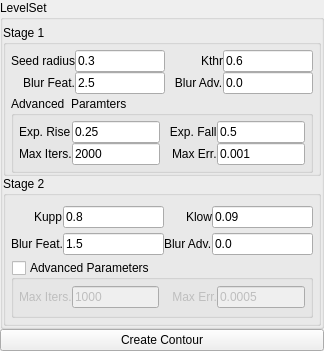
<?xml version="1.0" encoding="UTF-8"?>
<ui version="4.0">
 <class>svLevelSet2DWidget</class>
 <widget class="QWidget" name="svLevelSet2DWidget">
  <property name="geometry">
   <rect>
    <x>0</x>
    <y>0</y>
    <width>324</width>
    <height>351</height>
   </rect>
  </property>
  <property name="windowTitle">
   <string>Form</string>
  </property>
  <layout class="QVBoxLayout" name="verticalLayout">
   <property name="spacing">
    <number>0</number>
   </property>
   <property name="leftMargin">
    <number>0</number>
   </property>
   <property name="topMargin">
    <number>0</number>
   </property>
   <property name="rightMargin">
    <number>0</number>
   </property>
   <property name="bottomMargin">
    <number>0</number>
   </property>
   <item>
    <widget class="QGroupBox" name="groupBox_5">
     <property name="title">
      <string>LevelSet</string>
     </property>
     <layout class="QVBoxLayout" name="verticalLayout_4">
      <property name="spacing">
       <number>0</number>
      </property>
      <property name="leftMargin">
       <number>0</number>
      </property>
      <property name="topMargin">
       <number>5</number>
      </property>
      <property name="rightMargin">
       <number>0</number>
      </property>
      <property name="bottomMargin">
       <number>0</number>
      </property>
      <item>
       <widget class="QWidget" name="widget_3" native="true">
        <layout class="QVBoxLayout" name="verticalLayout_2">
         <property name="spacing">
          <number>0</number>
         </property>
         <property name="leftMargin">
          <number>0</number>
         </property>
         <property name="topMargin">
          <number>0</number>
         </property>
         <property name="rightMargin">
          <number>0</number>
         </property>
         <property name="bottomMargin">
          <number>0</number>
         </property>
         <item>
          <widget class="QGroupBox" name="groupBox_2">
           <property name="title">
            <string>Stage 1</string>
           </property>
           <layout class="QVBoxLayout" name="verticalLayout_3">
            <property name="spacing">
             <number>0</number>
            </property>
            <property name="leftMargin">
             <number>5</number>
            </property>
            <property name="topMargin">
             <number>5</number>
            </property>
            <property name="rightMargin">
             <number>5</number>
            </property>
            <property name="bottomMargin">
             <number>0</number>
            </property>
            <item>
             <widget class="QWidget" name="widget" native="true">
              <layout class="QGridLayout" name="gridLayout">
               <property name="leftMargin">
                <number>0</number>
               </property>
               <property name="topMargin">
                <number>0</number>
               </property>
               <property name="rightMargin">
                <number>0</number>
               </property>
               <property name="bottomMargin">
                <number>0</number>
               </property>
               <property name="spacing">
                <number>0</number>
               </property>
               <item row="1" column="2" alignment="Qt::AlignRight">
                <widget class="QLabel" name="label_4">
                 <property name="text">
                  <string>   Blur Adv.</string>
                 </property>
                </widget>
               </item>
               <item row="1" column="0" alignment="Qt::AlignRight">
                <widget class="QLabel" name="label_3">
                 <property name="text">
                  <string>Blur Feat.</string>
                 </property>
                </widget>
               </item>
               <item row="0" column="1">
                <widget class="QLineEdit" name="lineRadius">
                 <property name="sizePolicy">
                  <sizepolicy hsizetype="Preferred" vsizetype="Fixed">
                   <horstretch>0</horstretch>
                   <verstretch>0</verstretch>
                  </sizepolicy>
                 </property>
                 <property name="text">
                  <string>0.3</string>
                 </property>
                </widget>
               </item>
               <item row="0" column="3">
                <widget class="QLineEdit" name="lineKthr">
                 <property name="text">
                  <string>0.6</string>
                 </property>
                </widget>
               </item>
               <item row="1" column="3">
                <widget class="QLineEdit" name="lineAdv1">
                 <property name="text">
                  <string>0.0</string>
                 </property>
                </widget>
               </item>
               <item row="0" column="0" alignment="Qt::AlignRight">
                <widget class="QLabel" name="label">
                 <property name="text">
                  <string>Seed radius</string>
                 </property>
                </widget>
               </item>
               <item row="0" column="2" alignment="Qt::AlignRight">
                <widget class="QLabel" name="label_2">
                 <property name="text">
                  <string>Kthr</string>
                 </property>
                </widget>
               </item>
               <item row="1" column="1">
                <widget class="QLineEdit" name="lineFeat1">
                 <property name="text">
                  <string>2.5</string>
                 </property>
                </widget>
               </item>
              </layout>
             </widget>
            </item>
            <item>
             <widget class="ctkCollapsibleGroupBox" name="CollapsibleGroupBox">
              <property name="title">
               <string>Advanced  Paramters</string>
              </property>
              <property name="flat">
               <bool>false</bool>
              </property>
              <property name="checked">
               <bool>false</bool>
              </property>
              <layout class="QGridLayout" name="gridLayout_2">
               <property name="leftMargin">
                <number>5</number>
               </property>
               <property name="topMargin">
                <number>5</number>
               </property>
               <property name="rightMargin">
                <number>5</number>
               </property>
               <property name="bottomMargin">
                <number>5</number>
               </property>
               <property name="spacing">
                <number>0</number>
               </property>
               <item row="0" column="0">
                <widget class="QWidget" name="widget_4" native="true">
                 <layout class="QGridLayout" name="gridLayout_3">
                  <property name="leftMargin">
                   <number>0</number>
                  </property>
                  <property name="topMargin">
                   <number>0</number>
                  </property>
                  <property name="rightMargin">
                   <number>0</number>
                  </property>
                  <property name="bottomMargin">
                   <number>0</number>
                  </property>
                  <property name="spacing">
                   <number>0</number>
                  </property>
                  <item row="1" column="0">
                   <widget class="QLabel" name="label_5">
                    <property name="text">
                     <string>Exp. Rise</string>
                    </property>
                   </widget>
                  </item>
                  <item row="1" column="1">
                   <widget class="QLineEdit" name="lineRise">
                    <property name="text">
                     <string>0.25</string>
                    </property>
                   </widget>
                  </item>
                  <item row="1" column="3">
                   <widget class="QLineEdit" name="lineFall">
                    <property name="text">
                     <string>0.5</string>
                    </property>
                   </widget>
                  </item>
                  <item row="1" column="2">
                   <widget class="QLabel" name="label_6">
                    <property name="text">
                     <string>   Exp. Fall</string>
                    </property>
                   </widget>
                  </item>
                  <item row="2" column="0">
                   <widget class="QLabel" name="label_7">
                    <property name="text">
                     <string>Max Iters.</string>
                    </property>
                   </widget>
                  </item>
                  <item row="2" column="2" alignment="Qt::AlignRight">
                   <widget class="QLabel" name="label_8">
                    <property name="text">
                     <string>Max Err.</string>
                    </property>
                   </widget>
                  </item>
                  <item row="2" column="1">
                   <widget class="QLineEdit" name="lineMaxIters1">
                    <property name="text">
                     <string>2000</string>
                    </property>
                   </widget>
                  </item>
                  <item row="2" column="3">
                   <widget class="QLineEdit" name="lineMaxErr1">
                    <property name="text">
                     <string>0.001</string>
                    </property>
                   </widget>
                  </item>
                 </layout>
                </widget>
               </item>
              </layout>
             </widget>
            </item>
           </layout>
          </widget>
         </item>
        </layout>
       </widget>
      </item>
      <item>
       <widget class="QWidget" name="widget_6" native="true">
        <layout class="QVBoxLayout" name="verticalLayout_6">
         <property name="spacing">
          <number>0</number>
         </property>
         <property name="leftMargin">
          <number>0</number>
         </property>
         <property name="topMargin">
          <number>0</number>
         </property>
         <property name="rightMargin">
          <number>0</number>
         </property>
         <property name="bottomMargin">
          <number>0</number>
         </property>
         <item>
          <widget class="QGroupBox" name="groupBox">
           <property name="title">
            <string>Stage 2</string>
           </property>
           <property name="checkable">
            <bool>false</bool>
           </property>
           <layout class="QVBoxLayout" name="verticalLayout_5">
            <property name="spacing">
             <number>0</number>
            </property>
            <property name="leftMargin">
             <number>5</number>
            </property>
            <property name="topMargin">
             <number>5</number>
            </property>
            <property name="rightMargin">
             <number>5</number>
            </property>
            <property name="bottomMargin">
             <number>5</number>
            </property>
            <item>
             <widget class="QWidget" name="widget_8" native="true">
              <layout class="QGridLayout" name="gridLayout_5">
               <property name="leftMargin">
                <number>0</number>
               </property>
               <property name="topMargin">
                <number>0</number>
               </property>
               <property name="rightMargin">
                <number>0</number>
               </property>
               <property name="bottomMargin">
                <number>0</number>
               </property>
               <property name="spacing">
                <number>0</number>
               </property>
               <item row="0" column="3">
                <widget class="QLineEdit" name="lineKlow">
                 <property name="text">
                  <string>0.09</string>
                 </property>
                </widget>
               </item>
               <item row="0" column="0" alignment="Qt::AlignRight">
                <widget class="QLabel" name="label_9">
                 <property name="text">
                  <string>Kupp</string>
                 </property>
                </widget>
               </item>
               <item row="0" column="2" alignment="Qt::AlignRight">
                <widget class="QLabel" name="label_10">
                 <property name="text">
                  <string>Klow</string>
                 </property>
                </widget>
               </item>
               <item row="0" column="1">
                <widget class="QLineEdit" name="lineKupp">
                 <property name="text">
                  <string>0.8</string>
                 </property>
                </widget>
               </item>
               <item row="1" column="0" alignment="Qt::AlignRight">
                <widget class="QLabel" name="label_11">
                 <property name="text">
                  <string>Blur Feat.</string>
                 </property>
                </widget>
               </item>
               <item row="1" column="1">
                <widget class="QLineEdit" name="lineFeat2">
                 <property name="text">
                  <string>1.5</string>
                 </property>
                </widget>
               </item>
               <item row="1" column="2" alignment="Qt::AlignRight">
                <widget class="QLabel" name="label_12">
                 <property name="text">
                  <string>Blur Adv.</string>
                 </property>
                </widget>
               </item>
               <item row="1" column="3">
                <widget class="QLineEdit" name="lineAdv2">
                 <property name="text">
                  <string>0.0</string>
                 </property>
                </widget>
               </item>
              </layout>
             </widget>
            </item>
            <item>
             <widget class="ctkCollapsibleGroupBox" name="CollapsibleGroupBox_2">
              <property name="title">
               <string>Advanced Parameters</string>
              </property>
              <property name="checkable">
               <bool>true</bool>
              </property>
              <property name="checked">
               <bool>false</bool>
              </property>
              <layout class="QGridLayout" name="gridLayout_7">
               <property name="leftMargin">
                <number>5</number>
               </property>
               <property name="topMargin">
                <number>5</number>
               </property>
               <property name="rightMargin">
                <number>5</number>
               </property>
               <property name="bottomMargin">
                <number>5</number>
               </property>
               <property name="spacing">
                <number>0</number>
               </property>
               <item row="0" column="0">
                <widget class="QWidget" name="widget_9" native="true">
                 <layout class="QGridLayout" name="gridLayout_8">
                  <property name="leftMargin">
                   <number>0</number>
                  </property>
                  <property name="topMargin">
                   <number>0</number>
                  </property>
                  <property name="rightMargin">
                   <number>0</number>
                  </property>
                  <property name="bottomMargin">
                   <number>0</number>
                  </property>
                  <property name="spacing">
                   <number>0</number>
                  </property>
                  <item row="0" column="0">
                   <widget class="QLabel" name="label_13">
                    <property name="text">
                     <string>Max Iters.</string>
                    </property>
                   </widget>
                  </item>
                  <item row="0" column="1">
                   <widget class="QLineEdit" name="lineMaxIters2">
                    <property name="text">
                     <string>1000</string>
                    </property>
                   </widget>
                  </item>
                  <item row="0" column="2">
                   <widget class="QLabel" name="label_14">
                    <property name="text">
                     <string>    Max Err.</string>
                    </property>
                   </widget>
                  </item>
                  <item row="0" column="3">
                   <widget class="QLineEdit" name="lineMaxErr2">
                    <property name="text">
                     <string>0.0005</string>
                    </property>
                   </widget>
                  </item>
                 </layout>
                </widget>
               </item>
              </layout>
             </widget>
            </item>
           </layout>
          </widget>
         </item>
        </layout>
       </widget>
      </item>
     </layout>
    </widget>
   </item>
   <item>
    <widget class="QPushButton" name="doButton">
     <property name="text">
      <string>Create Contour</string>
     </property>
    </widget>
   </item>
  </layout>
 </widget>
 <customwidgets>
  <customwidget>
   <class>ctkCollapsibleGroupBox</class>
   <extends>QGroupBox</extends>
   <header>ctkCollapsibleGroupBox.h</header>
   <container>1</container>
  </customwidget>
 </customwidgets>
 <resources/>
 <connections/>
</ui>
